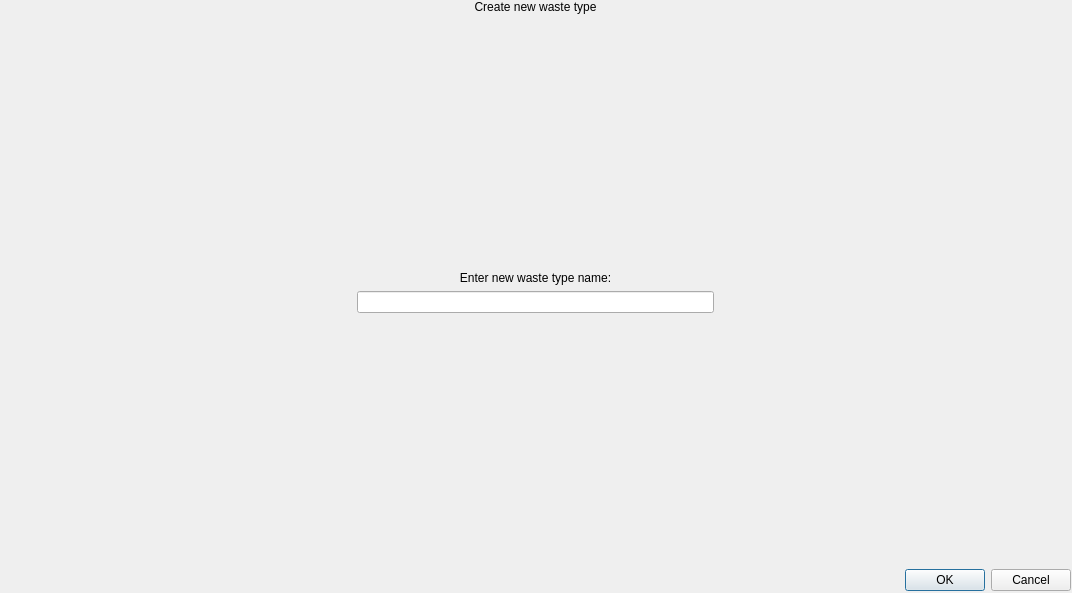
<?xml version="1.0" encoding="UTF-8"?>
<ui version="4.0">
 <class>Form</class>
 <widget class="QWidget" name="Form">
  <property name="geometry">
   <rect>
    <x>0</x>
    <y>0</y>
    <width>1072</width>
    <height>593</height>
   </rect>
  </property>
  <property name="windowTitle">
   <string>Form</string>
  </property>
  <widget class="QWidget" name="layoutWidget">
   <property name="geometry">
    <rect>
     <x>0</x>
     <y>0</y>
     <width>1071</width>
     <height>591</height>
    </rect>
   </property>
   <layout class="QVBoxLayout" name="verticalLayout_4">
    <item>
     <widget class="QLabel" name="add_waste_type_label">
      <property name="text">
       <string>Create new waste type</string>
      </property>
      <property name="alignment">
       <set>Qt::AlignCenter</set>
      </property>
      <property name="margin">
       <number>15</number>
      </property>
     </widget>
    </item>
    <item>
     <spacer name="verticalSpacer_2">
      <property name="orientation">
       <enum>Qt::Vertical</enum>
      </property>
      <property name="sizeHint" stdset="0">
       <size>
        <width>20</width>
        <height>40</height>
       </size>
      </property>
     </spacer>
    </item>
    <item>
     <widget class="QLabel" name="waste_type_name_label">
      <property name="sizePolicy">
       <sizepolicy hsizetype="Preferred" vsizetype="Minimum">
        <horstretch>0</horstretch>
        <verstretch>0</verstretch>
       </sizepolicy>
      </property>
      <property name="text">
       <string>Enter new waste type name:</string>
      </property>
      <property name="alignment">
       <set>Qt::AlignCenter</set>
      </property>
     </widget>
    </item>
    <item>
     <layout class="QHBoxLayout" name="horizontalLayout_2">
      <item>
       <spacer name="horizontalSpacer">
        <property name="orientation">
         <enum>Qt::Horizontal</enum>
        </property>
        <property name="sizeHint" stdset="0">
         <size>
          <width>40</width>
          <height>20</height>
         </size>
        </property>
       </spacer>
      </item>
      <item>
       <widget class="QLineEdit" name="enter_watse_type_name">
        <property name="sizePolicy">
         <sizepolicy hsizetype="MinimumExpanding" vsizetype="Fixed">
          <horstretch>0</horstretch>
          <verstretch>0</verstretch>
         </sizepolicy>
        </property>
       </widget>
      </item>
      <item>
       <spacer name="horizontalSpacer_2">
        <property name="orientation">
         <enum>Qt::Horizontal</enum>
        </property>
        <property name="sizeHint" stdset="0">
         <size>
          <width>40</width>
          <height>20</height>
         </size>
        </property>
       </spacer>
      </item>
     </layout>
    </item>
    <item>
     <spacer name="verticalSpacer_3">
      <property name="orientation">
       <enum>Qt::Vertical</enum>
      </property>
      <property name="sizeHint" stdset="0">
       <size>
        <width>20</width>
        <height>40</height>
       </size>
      </property>
     </spacer>
    </item>
    <item>
     <widget class="QDialogButtonBox" name="window_control">
      <property name="standardButtons">
       <set>QDialogButtonBox::Cancel|QDialogButtonBox::Ok</set>
      </property>
      <property name="centerButtons">
       <bool>false</bool>
      </property>
     </widget>
    </item>
   </layout>
  </widget>
 </widget>
 <resources/>
 <connections/>
</ui>
